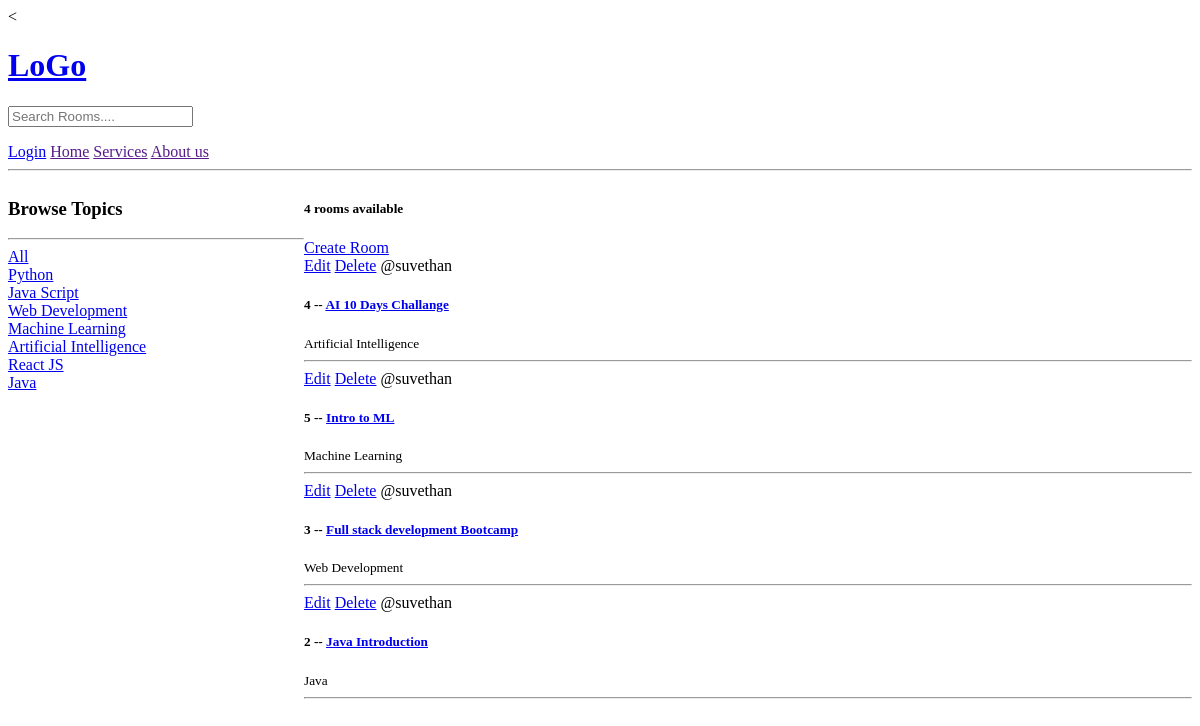
The app's page /test/home/, older data.
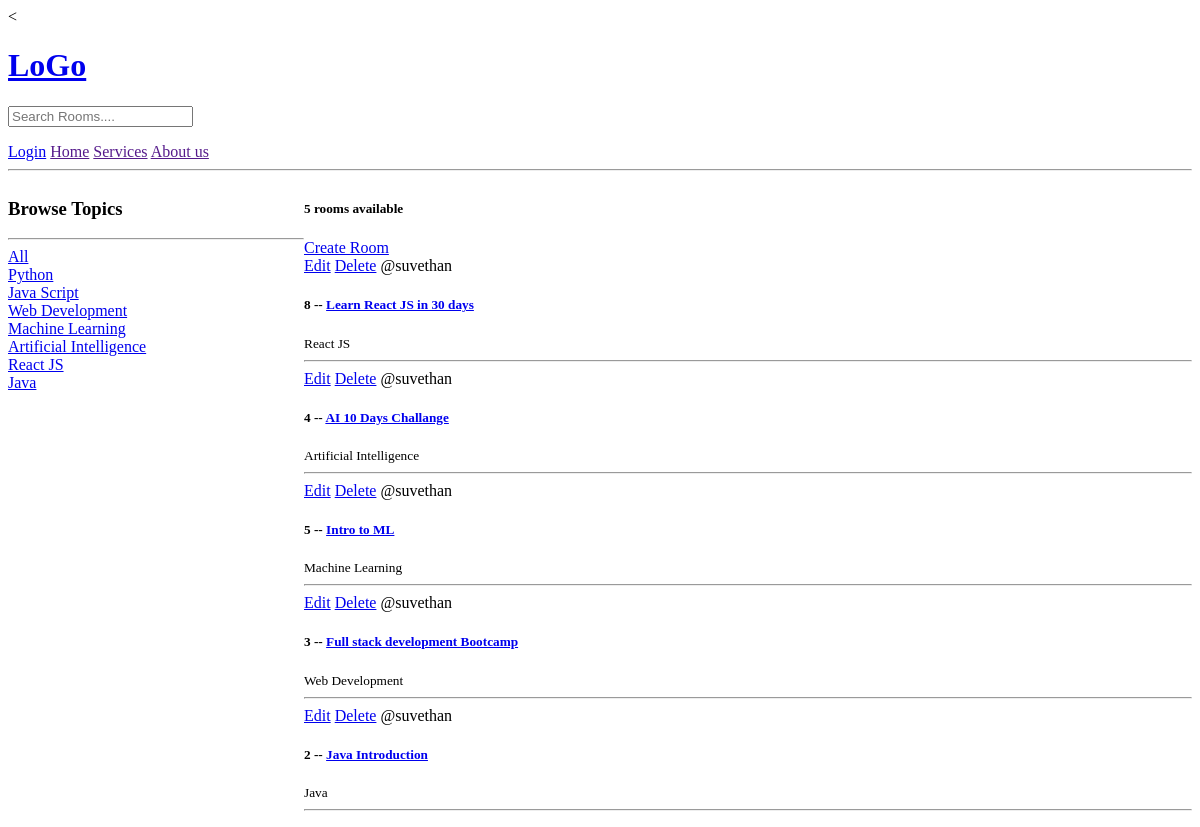
The same page, newer data.
### test_app/models.py (models this page shows, shortened)
class Topic(models.Model):
    name = models.CharField(max_length=200)

class Room(models.Model):
    host = models.ForeignKey(User, on_delete=models.SET_NULL, null=True)
    topic = models.ForeignKey(Topic, on_delete=models.SET_NULL, null=True)
    name = models.CharField(max_length=200)
    description = models.TextField(null=True, blank=True)
    updated = models.DateTimeField(auto_now=True)
    created = models.DateTimeField(auto_now_add=True)
    class Meta:
        ordering = ['-updated','-created']

### test_app/views.py (the view)
# urls.py: 2. Add a URL to urlpatterns:  path('', views.home, name='home')
def home(request):
    q = request.GET.get('q') if request.GET.get('q') != None else ''
    rooms = Room.objects.filter(
        Q(topic__name__icontains=q) |
        Q(name__icontains=q) |
    Q(description__icontains=q)
    )
    topics = Topic.objects.all()
    room_count= rooms.count()
    context = {'rooms':rooms, 'topics': topics, 'room_count': room_count}
    return render(request, 'test_app/home.html', context)

### test_app/templates/test_app/home.html (shortened to what this page needs)
{% extends "main.html" %} {% block content %}
<div class="home-container">
  <div>
    <h3>Browse Topics</h3>
    <hr />
    <div>
      <a href="{% url 'home' %}">All</a>
    </div>
    {% for topic in topics %}
    <div>
      <a href="{% url 'home' %}?q={{topic.name}}">{{topic.name}}</a>
    </div>
    {% endfor %}
  </div>
  <div>
    <h5>{{room_count}} rooms available</h5>
    <a href="{% url 'create-room' %}">Create Room</a>
     {% for room in rooms %}
    <div>
      <a href="{% url 'update-room' room.id %}">Edit</a>
      <a href="{% url 'delete-room' room.id %}">Delete</a>
      <span>@{{room.host.username}}</span>
      <h5>
        {{room.id}} --
        <a href="{% url 'room' room.id %}"> {{room.name}} </a>
      </h5>
      <small> {{room.topic.name}} </small>
      <hr />
    </div>
    {% endfor %}
  </div>
</div>
{% endblock content %}

Row changes from the older to the newer data that the page shows:
added Room: host.username "suvethan", id "8", name "Learn React JS in 30 days", topic.name "React JS"
Text that changed along with them:
{{ room_count }}: "4" → "5"
